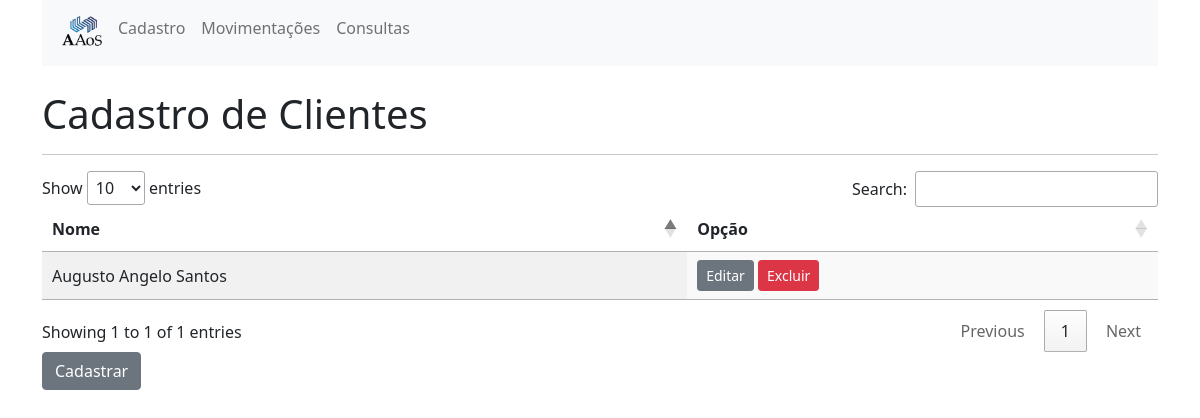
The page /clientes/ on the database as committed earlier.
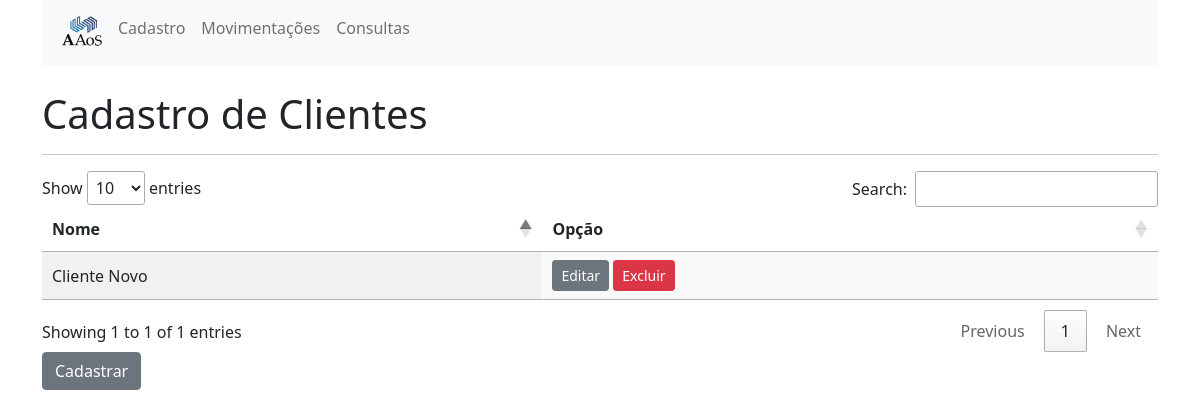
The same page on the database as committed later.
### cadastros/models.py (models this page shows, shortened)
class Cliente(models.Model):
    nome = models.CharField(
        verbose_name="Nome do cliente",
        max_length=250,
    )
    class Meta:
        db_table = "cad_cliente"
        verbose_name = "Cliente"
        verbose_name_plural = "Clientes"

### cadastros/views.py (the view)
# urls.py: path('clientes/', views.list_clientes, name='list_clientes'),
def list_clientes(request):
    clientes = Cliente.objects.all()
    return render(request, 'cadastros/clientes.html', {'clientes': clientes})

### cadastros/templates/cadastros/clientes.html (shortened to what this page needs)
{% extends 'cadastros/base.html' %}
{% block content %}
    <br>
    <h1>Cadastro de Clientes</h1>
    <hr>
    <table id="clientes_table" class="display">
        <thead>
            <tr>
                <th>Nome</th>
                <th>Opção</th>
            </tr>
        </thead>
        <tbody>
            {% for cliente in clientes %}
                <tr>
                    <td>
                        {{cliente.nome}}
                    </td>
                    <td>
                       <a href="{% url 'edit_cliente' pk=cliente.pk %}" class="btn btn-secondary btn-sm">Editar</a>
                       <a href="{% url 'delete_cliente' pk=cliente.pk %}" class="btn btn-danger btn-sm">Excluir</a>
                    </td>
                </tr>
            {% endfor %}
        </tbody>
    </table>
    <a href="{% url 'new_cliente' %}" class="btn btn-secondary">Cadastrar</a>
{% endblock %}

Rows that differ between the two databases and show on the page:
removed Cliente: nome "Augusto Angelo Santos"
added Cliente: nome "Cliente Novo"
